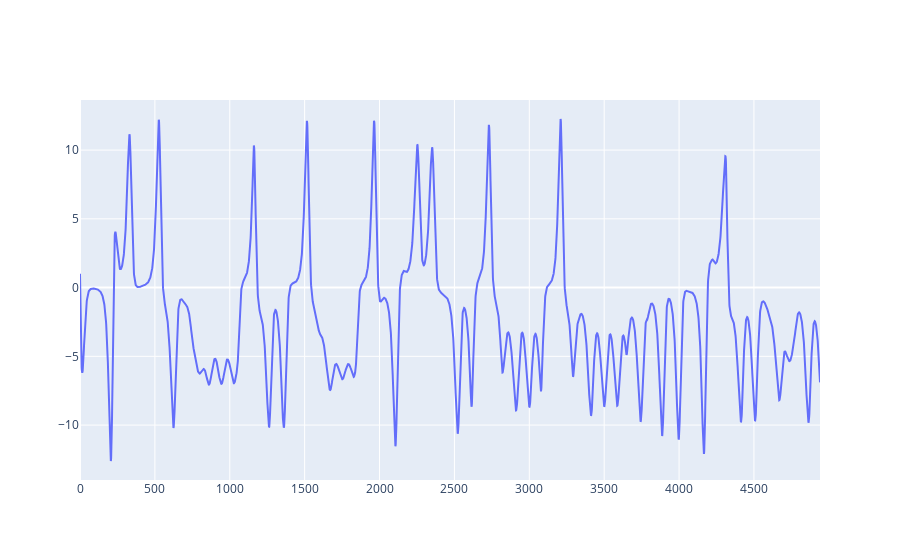

The notebook cell saved with this chart:
### Code cell
fig = go.Figure()
fig.add_trace(go.Scatter(
    x = t,
    y = lorenz,
    mode = 'lines'
))

### Figure 1 — Plotly figure (JSON) as saved in the notebook; plotly's stock layout.template omitted (floating-point values rounded to 4 significant figures; data arrays with more than 128 entries replaced by an {"elided": "..."} marker saying what was removed)
{"data": [{"mode": "lines", "type": "scatter", "x": {"elided": "4942 int values"}, "y": {"elided": "4942 float values"}}], "layout": {}}
